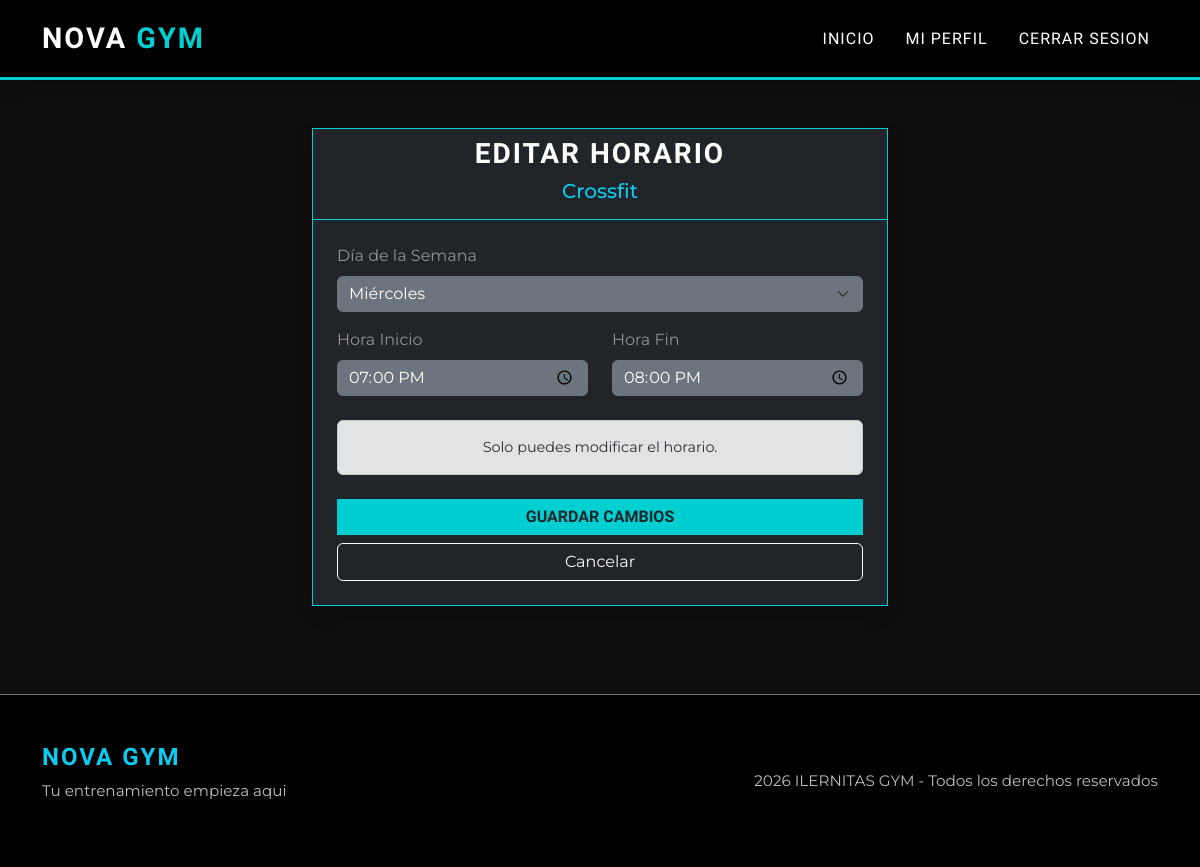
Screenshot of /pages/gestionClases.php?id=3 (signed in) with the database file from the repository.
### tables this page shows
CREATE TABLE clases (
    id INTEGER PRIMARY KEY AUTOINCREMENT,
    nombre TEXT NOT NULL,
    descripcion TEXT,
    dia_semana TEXT NOT NULL,
    hora_inicio TEXT NOT NULL,
    hora_fin TEXT NOT NULL,
    sala TEXT,
    id_profesor INTEGER,
    aforo_maximo INTEGER DEFAULT 20,
    solo_premium INTEGER DEFAULT 0, 
    imagen TEXT, 
    FOREIGN KEY (id_profesor) REFERENCES usuarios(id) ON DELETE SET NULL
);

### pages/gestionClases.php (the view, shortened to what this page needs)
<?php
include '../includes/db_conexion.php';
include '../includes/header.php';
if (isset($_GET['id'])) {
    $id_clase = $_GET['id'];
    $id_profe = $_SESSION['id'];
    $query = $db->prepare("SELECT * FROM clases WHERE id = :id AND id_profesor = :uid");
    $query->bindValue(':id', $id_clase, SQLITE3_INTEGER);
    $query->bindValue(':uid', $id_profe, SQLITE3_INTEGER);
    $resultado = $query->execute();
    $clase = $resultado->fetchArray(SQLITE3_ASSOC);
} else {
    header("Location: perfil.php");
    exit();
}
?>
<div class="container mt-5 mb-5" style="max-width: 600px;">
    <div class="card bg-dark text-white shadow border-info">
        <div class="card-header bg-transparent border-info text-center">
            <h3 style="font-family: 'Oswald', sans-serif;">EDITAR HORARIO</h3>
            <h5 class="text-info"><?php echo htmlspecialchars($clase['nombre']); ?></h5>
        </div>
        <div class="card-body p-4">
            <form action="gestionClases.php" method="POST">
                <div class="mb-3">
                    <label class="form-label text-white-50">Día de la Semana</label>
                    <select name="dia_semana" class="form-select bg-secondary text-white border-0">
                        <?php
                        $dias = ['Lunes', 'Martes', 'Miércoles', 'Jueves', 'Viernes', 'Sábado', 'Domingo'];
                        foreach ($dias as $dia) {
                            $selected = ($clase['dia_semana'] == $dia) ? 'selected' : '';
                            echo "<option value='$dia' $selected>$dia</option>";
                        }
                        ?>
                    </select>
                </div>
                <div class="row">
                    <div class="col-6 mb-3">
                        <label class="form-label text-white-50">Hora Inicio</label>
                        <input type="time" name="hora_inicio" class="form-control bg-secondary text-white border-0"
                            value="<?php echo $clase['hora_inicio']; ?>" required>
                    </div>
                    <div class="col-6 mb-3">
                        <label class="form-label text-white-50">Hora Fin</label>
                        <input type="time" name="hora_fin" class="form-control bg-secondary text-white border-0"
                            value="<?php echo $clase['hora_fin']; ?>" required>
                    </div>
                </div>
                <div class="alert alert-secondary mt-2 text-center" style="font-size: 0.9em;">
                    <i class="fas fa-info-circle"></i> Solo puedes modificar el horario.
                </div>
                <div class="d-grid gap-2 mt-4">
                    <button type="submit" class="btn btn-info fw-bold text-dark">GUARDAR CAMBIOS</button>
                    <a href="perfil.php" class="btn btn-outline-light">Cancelar</a>
                </div>
            </form>
        </div>
    </div>
</div>
<?php include '../includes/footer.php'; ?>

### styles/style.css (style rules this page uses)
html, body { height: 100%; }
body { font-family: "Montserrat", sans-serif; background-color: #0f0f0f; color: #ffffff; margin: 0; padding: 0; display: flex; flex-direction: column; overflow-x: hidden; }
main, .main-content, .container.mt-5 { flex: 1 0 auto; }
h1, h2, h3, h4, .navbar-brand { font-family: "Oswald", sans-serif; text-transform: uppercase; font-weight: 700; letter-spacing: 2px; }
.card { background-color: #1a1a1a; border-radius: 0; border: 1px solid #333; color: #fff; transition: all 0.3s ease; }
.border-info { border-color: #00cfd1 !important; }
.btn-info { background-color: #00cfd1; border: none; color: #000; font-family: "Oswald", sans-serif; font-weight: 700; border-radius: 0; transition: 0.3s; }

### rows the page displays
clases: nombre "Crossfit", hora_inicio "19:00", hora_fin "20:00"

### other values shown
form field dia_semana "Miércoles"
